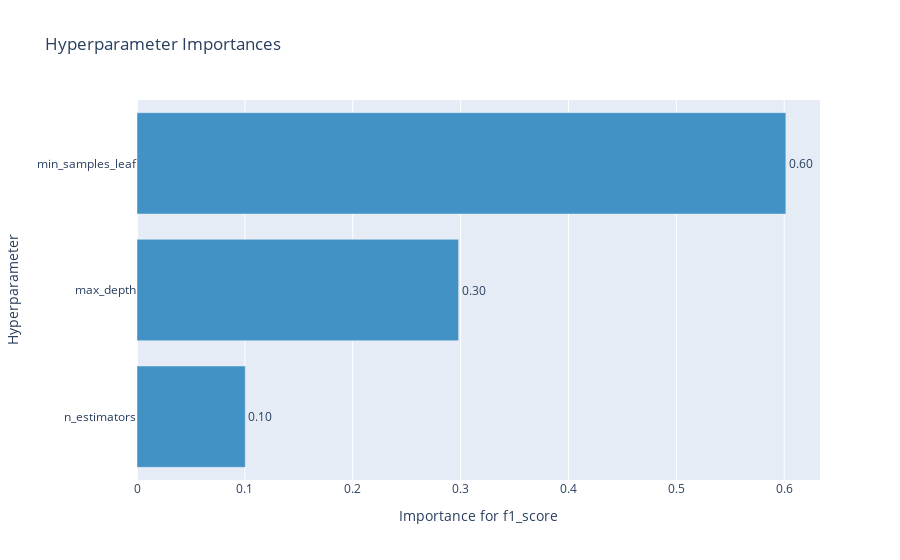

Notebook code for this chart:
### Markdown cell above
В нашем случае, все идет верно, метрика максимизируется.
***
График важности гиперпараметров - помогает понять, какие гиперпараметры вносят больший вклад в минимизацию/максимизацию метрики.

### Code cell
optuna.visualization.plot_param_importances(study, target_name="f1_score")

### Figure 1 — Plotly figure (JSON) as saved in the notebook; plotly's stock layout.template omitted (floating-point values rounded to 4 significant figures)
{"data": [{"cliponaxis": false, "hovertemplate": ["n_estimators (IntDistribution): 0.10038632641358222<extra></extra>", "max_depth (IntDistribution): 0.29812072369224024<extra></extra>", "min_samples_leaf (IntDistribution): 0.6014929498941775<extra></extra>"], "marker": {"color": "rgb(66,146,198)"}, "orientation": "h", "text": ["0.10", "0.30", "0.60"], "textposition": "outside", "type": "bar", "x": [0.1004, 0.2981, 0.6015], "y": ["n_estimators", "max_depth", "min_samples_leaf"]}], "layout": {"showlegend": false, "title": {"text": "Hyperparameter Importances"}, "xaxis": {"title": {"text": "Importance for f1_score"}}, "yaxis": {"title": {"text": "Hyperparameter"}}}}
